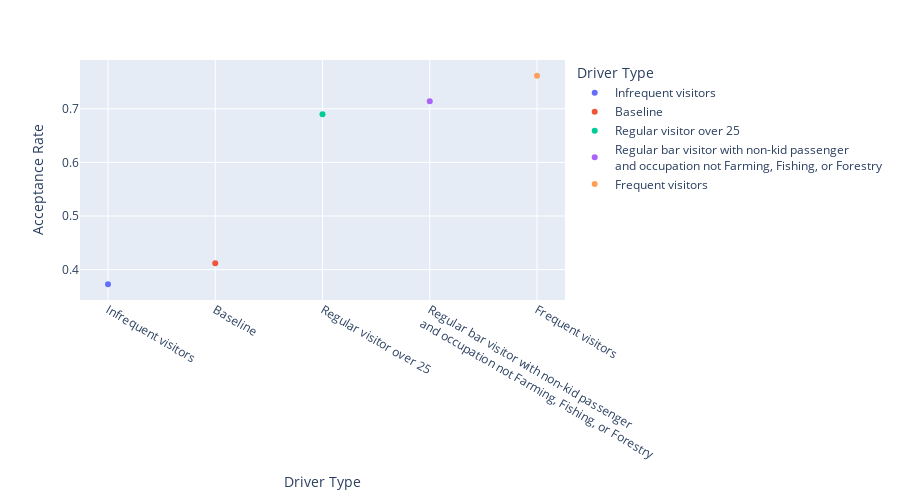

The code cell stored with this chart in its notebook:
### Code cell
### Scatter plot to help visualize the differences in acceptance rate
fig = px.scatter(bar_results.sort_values('Acceptance Rate'), x='Driver Type', y='Acceptance Rate', color='Driver Type')
fig.update_layout(
    height=500,
)

### Figure 1 — Plotly figure (JSON) as saved in the notebook; plotly's stock layout.template omitted (floating-point values rounded to 4 significant figures)
{"data": [{"hovertemplate": "Driver Type=%{x}<br>Acceptance Rate=%{y}<extra></extra>", "legendgroup": "Infrequent visitors", "marker": {"color": "#636efa", "symbol": "circle"}, "mode": "markers", "name": "Infrequent visitors", "orientation": "v", "showlegend": true, "type": "scatter", "x": ["Infrequent visitors"], "xaxis": "x", "y": [0.3727], "yaxis": "y"}, {"hovertemplate": "Driver Type=%{x}<br>Acceptance Rate=%{y}<extra></extra>", "legendgroup": "Baseline", "marker": {"color": "#EF553B", "symbol": "circle"}, "mode": "markers", "name": "Baseline", "orientation": "v", "showlegend": true, "type": "scatter", "x": ["Baseline"], "xaxis": "x", "y": [0.4119], "yaxis": "y"}, {"hovertemplate": "Driver Type=%{x}<br>Acceptance Rate=%{y}<extra></extra>", "legendgroup": "Regular visitor over 25", "marker": {"color": "#00cc96", "symbol": "circle"}, "mode": "markers", "name": "Regular visitor over 25", "orientation": "v", "showlegend": true, "type": "scatter", "x": ["Regular visitor over 25"], "xaxis": "x", "y": [0.6898], "yaxis": "y"}, {"hovertemplate": "Driver Type=%{x}<br>Acceptance Rate=%{y}<extra></extra>", "legendgroup": "Regular bar visitor with non-kid passenger<br>and occupation not Farming, Fishing, or Forestry", "marker": {"color": "#ab63fa", "symbol": "circle"}, "mode": "markers", "name": "Regular bar visitor with non-kid passenger<br>and occupation not Farming, Fishing, or Forestry", "orientation": "v", "showlegend": true, "type": "scatter", "x": ["Regular bar visitor with non-kid passenger<br>and occupation not Farming, Fishing, or Forestry"], "xaxis": "x", "y": [0.7143], "yaxis": "y"}, {"hovertemplate": "Driver Type=%{x}<br>Acceptance Rate=%{y}<extra></extra>", "legendgroup": "Frequent visitors", "marker": {"color": "#FFA15A", "symbol": "circle"}, "mode": "markers", "name": "Frequent visitors", "orientation": "v", "showlegend": true, "type": "scatter", "x": ["Frequent visitors"], "xaxis": "x", "y": [0.7617], "yaxis": "y"}], "layout": {"height": 500, "legend": {"title": {"text": "Driver Type"}, "tracegroupgap": 0}, "margin": {"t": 60}, "xaxis": {"anchor": "y", "categoryarray": ["Infrequent visitors", "Baseline", "Regular visitor over 25", "Regular bar visitor with non-kid passenger<br>and occupation not Farming, Fishing, or Forestry", "Frequent visitors"], "categoryorder": "array", "domain": [0, 1], "title": {"text": "Driver Type"}}, "yaxis": {"anchor": "x", "domain": [0, 1], "title": {"text": "Acceptance Rate"}}}}
